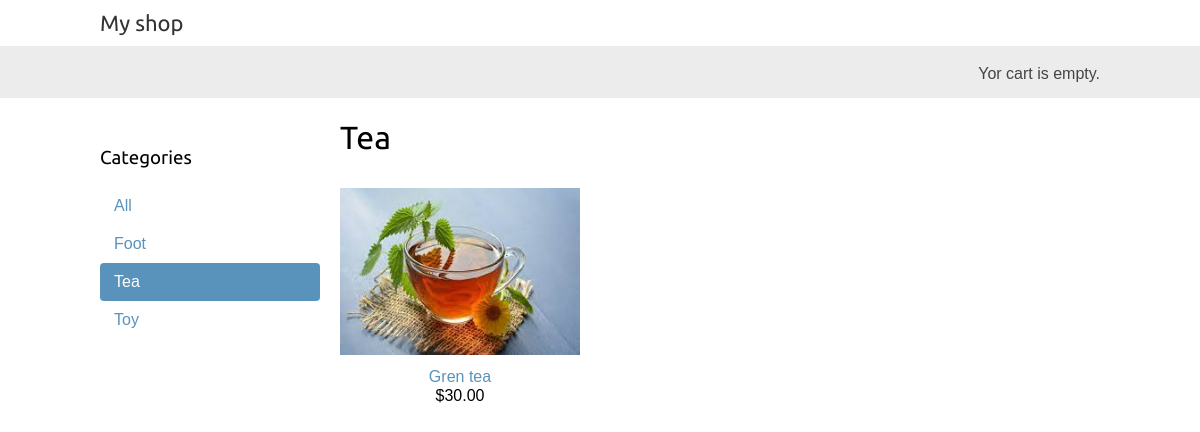
Page /tea/ on the committed database.
### shop/models.py (models this page shows, shortened)
class Category(models.Model):
    name = models.CharField(max_length=200)
    slug = models.SlugField(max_length=200,
                            unique=True)  # unique означает уникальность
    class Meta:
        ordering = ['name']  # field для отображения
        indexes = [
            models.Index(fields=['name']),  # указываем поле для индексации
        ]
        verbose_name = 'category'
        verbose_name_plural = 'categories'
    def get_absolute_url(self):                       # метод для получения абсолютной ссылки
        return reverse('shop:product_list_by_category',  # viewname: имя шалона url указанного нами
                       args=[self.slug])                  # аргумент соответвует первому аргументу указанному в urls.py

class Product(models.Model):
    category = models.ForeignKey(Category,  # назначаем как первичный ключ к  Категории
                                 related_name='products',  # присваеваем связанное имя
                                 on_delete=models.CASCADE)  # ставим каскадный тип удаления
    name = models.CharField(max_length=200)
    slug = models.SlugField(max_length=200)
    image = models.ImageField(upload_to='products/%Y/%m/%d',  # выбираем куда загрузить  и фрматируем загрузку
                              blank=True)  # blank=True показывает что поле не обязательно
    description = models.TextField(blank=True)
    price = models.DecimalField(max_digits=10,  # max_digits максимальное кол цифр
                                decimal_places=2)  # decimal_places десятичные знаки
    available = models.BooleanField(default=True)
    created = models.DateTimeField(auto_now_add=True)
    updated = models.DateTimeField(auto_now=True)
    class Meta:
        ordering = ['name']  # имя товара
        indexes = [
            models.Index(fields=['id', 'slug']),  # много полярный индекс
            models.Index(fields=['name']),  # индексирование по полю name
            models.Index(fields=['-created']),  # так как есть минус индексируем по убыванию created
        ]
    def get_absolute_url(self):
        return reverse('shop:product_detail',
                       args=[self.id, self.slug])                # id подгружется из базы данных

### shop/views.py (the view)
# urls.py: path('', views.product_list, name='product_list'),  # первый шаблон для списка без параметров
def product_list(request, category_slug=None):
    category = None  # выбранная категория
    categories = Category.objects.all()  # получаем список всех категорий
    products = Product.objects.filter(available=True)  # получаем список всех товаров в наличие
    if category_slug:  # проверяем есть ли заданный каталог
        category = get_object_or_404(Category,  # если нет ошибки то Вызваем класс и присваем полю slug
                                     slug=category_slug)
        products = products.filter(category=category)  # филтруем тоар по категории
    return render(request,  # возвращаем найденный результат по запросу
                  'shop/product/list.html',  # указываем щаблон html страницы приложения
                  {'category': category,  # указываем поля которые будут отображатся
                   'categories': categories,
                   'products': products})

### cart/cart.py (called while the page is built)
    def __len__(self):
        return sum(item['quantity'] for item in self.cart.values())

### cart/context_processor.py (called while the page is built)
def cart(request):
    return {'cart': Cart(request)}

### shop/templates/shop/product/list.html (shortened to what this page needs)
    {% extends "shop/base.html" %}
    {% load static %}
    {% block content %}
        <div id="sidebar">
            <h3>Categories</h3>
            <ul>
                <li {% if not category %}class="selected"{% endif %}>
                    <a href="{% url 'shop:product_list' %}">All</a>
                </li>
                {% for c in categories %}
                 <li {% if category.slug == c.slug %}class="selected"{% endif %}>
                     <a href="{{ c.get_absolute_url }}">{{ c.name }}</a>
                    </li>
                {% endfor %}
            </ul>
        </div>
        <div id="main" class="product-list">
            <h1>{% if category %}{{ category.name }}{% else %}Products{% endif %}</h1>
            {% for product in products %}
                <div class="item">
                    <a href=" {{ product.get_absolute_url }}">
                        <img src="{% if product.image %}{{ product.image.url }}{% else %}{% static 'img/no_image.png' %}
                        {% endif %}">
                    </a>
                    <a href="{{ product.get_absolute_url }}">{{ product.name }}</a>
                    <br>
                    ${{ product.price }}
                </div>
            {% endfor %}
        </div>
    {% endblock %}

### shop/static/css/base.css (style rules this page uses)
body { margin:0; padding:0; font-family:helvetica, sans-serif; }
h1, h2, h3, h4, h5 , h6 { font-family: 'Ubuntu', sans-serif; font-weight:normal; }
a { text-decoration:none; color:#5993bb; }
#sidebar { width:220px; padding:30px 20px 0 0; float:left; }
#sidebar ul { margin:0; padding:0; }
#sidebar ul li { margin:0; list-style:none; padding:10px 14px; }
#sidebar ul li a { display:block; }
#sidebar ul li.selected { background:#5993bb; border-radius:4px; }
#sidebar ul li.selected a { color:#fff; }
#main { float:left; width: 96%; margin-right:-220px; overflow:hidden; }
.product-list .item { width:25%; padding:10px 20px 10px 0; float:left; text-align:center; line-height:1.2; }
.product-list .item img { width:100%; margin-bottom:8px; }

### rows in the picture
Category: name "Foot"
Category: name "Tea"
Category: name "Toy"
Product: image (picture), name "Gren tea", price "30.00"
